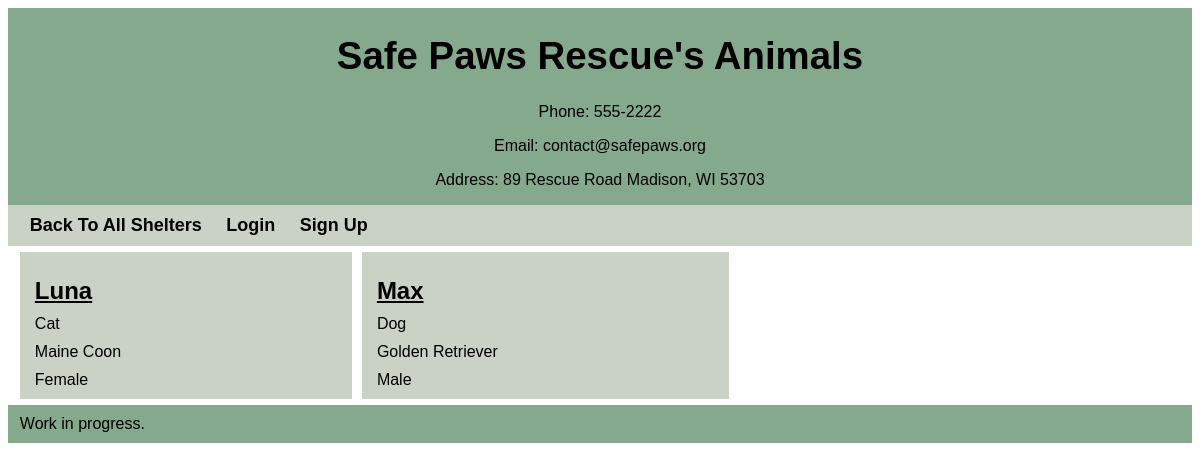
Page /home/2 on the committed database.
### tables this page shows
CREATE TABLE Shelter (
        shelter_id INTEGER PRIMARY KEY AUTOINCREMENT,
        name TEXT NOT NULL,
        email TEXT NOT NULL,
        phone TEXT NOT NULL,
        street1 TEXT NOT NULL,
        street2 TEXT,
        city TEXT NOT NULL,
        state TEXT NOT NULL,
        zip TEXT NOT NULL,
        account_id INTEGER,
        date_shelter_added TEXT,
        no_kill BOOLEAN NOT NULL,
        max_dogs INTEGER NOT NULL,
        max_cats INTEGER NOT NULL,
        dogs BOOLEAN NOT NULL,
        cats BOOLEAN NOT NULL,
        shelterPasscode INTEGER NOT NULL,
        FOREIGN KEY (account_id) REFERENCES Account(account_id)
    );

CREATE TABLE Animal (
        animal_id INTEGER PRIMARY KEY AUTOINCREMENT,
        shelter_id INTEGER,
        name TEXT NOT NULL,
        type TEXT NOT NULL,
        breed TEXT NOT NULL,
        sex TEXT NOT NULL,
        foster INTEGER NOT NULL,
        adopt INTEGER NOT NULL,
        status TEXT NOT NULL,
        date_time_arrived TEXT NOT NULL,
        chipped BOOLEAN NOT NULL,
        date_last_vet_visit TEXT NOT NULL,
        vaccines BOOLEAN NOT NULL,
        spayed_neutered BOOLEAN NOT NULL,
        FOREIGN KEY (shelter_id) REFERENCES Shelter(shelter_id)
    );

### app/api.py (the view)
@app.route("/<int:shelterID>", methods = ['GET'])
@app.route("/home/<int:shelterID>", methods = ['GET'])
def main(shelterID = 0):
    conn = sqlite3.connect(DATABASE)
    conn.row_factory = sqlite3.Row
    cursor = conn.cursor()
    shelter = cursor.execute(('SELECT name, street1, phone, email, city, state, zip FROM Shelter WHERE shelter_id = ?'), (shelterID,)).fetchone()
    animals = cursor.execute(('SELECT animal_id, name, type, breed, sex FROM Animal WHERE shelter_id = ?'), (shelterID,)).fetchall()
    conn.close()
    if not shelter:
        return render_template('home.html', animals = animals, loggedIn = current_user.is_authenticated, shelterID = shelterID)
    return render_template('home.html', animals = animals, shelter = shelter, loggedIn = current_user.is_authenticated, shelterID = shelterID)

### app/api.py (called while the page is built, shortened)
@app.before_request
def auto_logout():
    if not current_user.is_authenticated:
        return

### app/templates/home.html (shortened to what this page needs)
<!doctype html>
<html>
<head>
    <link rel="stylesheet" type="text/css" href="{{ url_for('static', filename='style.css') }}">
</head>
<body>
    <div id="container">
        <header>
            <h1>{{ shelter['name'] }}'s Animals</h1>
            <p style="font-size: 1rem;">Phone: {{ shelter['phone'] }}</p>
            <p style="font-size: 1rem;">Email: {{ shelter['email'] }}</p>
            <p style="font-size: 1rem;">Address: {{ shelter['street1'] }} {{ shelter['city'] }}, {{ shelter['state'] }} {{ shelter['zip'] }}</p>
        </header>
        <nav id="navbar">
            <a href = "/index">Back To All Shelters</a>
            {% if current_user.is_authenticated %}
                <a href="{{ url_for('logout') }}" class="nav-button">Logout</a>
            {% else %}
                <a href="/login.html" class="nav-button">Login</a>
                <a href="/signup.html" class="nav-button">Sign Up</a>
            {% endif %}
        </nav>
        <main>
            {% if animals %}
            <div id = "grid">
                {% for animal in animals %}
                    <a href="/animal/{{ animal['animal_id'] }}">
                        <h2>{{ animal['name'] }}</h2>
                        <p>{{ animal['type'] }}</p>
                        <p>{{ animal['breed'] }}</p>
                        <p>{{ animal['sex'] }}</p>
                    </a>
                {% endfor %}
            </div>
            {% endif %}
        </main>
        <footer>Work in progress.</footer>
    </div>
</body>
</html>

### app/static/style.css (style rules this page uses)
header { font-size: larger; background-color: #84a98c; align-content:center; text-align: center; font-family: 'Franklin Gothic Medium', 'Arial Narrow', Arial, sans-serif; }
nav { background-color: #cad2c5; padding: 10px 1%; font-family: Arial, Helvetica, sans-serif; }
nav a { font-weight: bold; font-size: large; text-decoration: none; padding: 10px; color: black; }
#grid p { padding: 5px 0; margin: 0; }
#grid h2 { text-decoration: underline; margin-bottom: 5px; }
main { padding: 0.5% 1%; font-family: Arial, Helvetica, sans-serif; }
#grid { display:grid; grid-template-columns: auto auto auto auto; gap: 10px; }
#grid a { color: black; text-decoration:none; background-color: #cad2c5; padding: 5px 15px; }
footer { background-color: #84a98c; padding: 10px 1%; font-family: 'Franklin Gothic Medium', 'Arial Narrow', Arial, sans-serif; }

### rows in the picture
Shelter: name "Safe Paws Rescue", phone "555-2222", email "contact@safepaws.org", street1 "89 Rescue Road", city "Madison", state "WI", zip "53703"
Animal: name "Luna", type "Cat", breed "Maine Coon", sex "Female"
Animal: name "Max", type "Dog", breed "Golden Retriever", sex "Male"
